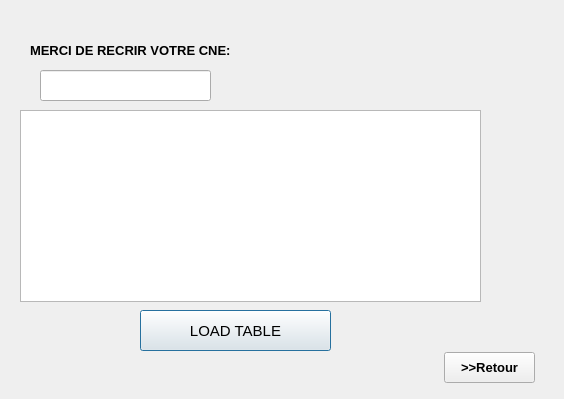
<?xml version="1.0" encoding="UTF-8"?>
<ui version="4.0">
 <class>etudiantprofile</class>
 <widget class="QDialog" name="etudiantprofile">
  <property name="geometry">
   <rect>
    <x>0</x>
    <y>0</y>
    <width>564</width>
    <height>399</height>
   </rect>
  </property>
  <property name="windowTitle">
   <string>Dialog</string>
  </property>
  <widget class="QTableView" name="tableView">
   <property name="geometry">
    <rect>
     <x>20</x>
     <y>110</y>
     <width>461</width>
     <height>192</height>
    </rect>
   </property>
  </widget>
  <widget class="QPushButton" name="pushButton">
   <property name="geometry">
    <rect>
     <x>140</x>
     <y>310</y>
     <width>191</width>
     <height>41</height>
    </rect>
   </property>
   <property name="font">
    <font>
     <pointsize>11</pointsize>
    </font>
   </property>
   <property name="text">
    <string>LOAD TABLE</string>
   </property>
  </widget>
  <widget class="QLineEdit" name="lineEdit">
   <property name="geometry">
    <rect>
     <x>40</x>
     <y>70</y>
     <width>171</width>
     <height>31</height>
    </rect>
   </property>
  </widget>
  <widget class="QLabel" name="label">
   <property name="geometry">
    <rect>
     <x>30</x>
     <y>30</y>
     <width>341</width>
     <height>41</height>
    </rect>
   </property>
   <property name="font">
    <font>
     <pointsize>10</pointsize>
     <weight>75</weight>
     <bold>true</bold>
    </font>
   </property>
   <property name="text">
    <string>MERCI DE RECRIR VOTRE CNE:</string>
   </property>
  </widget>
  <widget class="QPushButton" name="pushButton_2">
   <property name="geometry">
    <rect>
     <x>444</x>
     <y>352</y>
     <width>91</width>
     <height>31</height>
    </rect>
   </property>
   <property name="font">
    <font>
     <pointsize>10</pointsize>
     <weight>75</weight>
     <bold>true</bold>
    </font>
   </property>
   <property name="text">
    <string>&gt;&gt;Retour</string>
   </property>
  </widget>
 </widget>
 <resources/>
 <connections/>
</ui>
